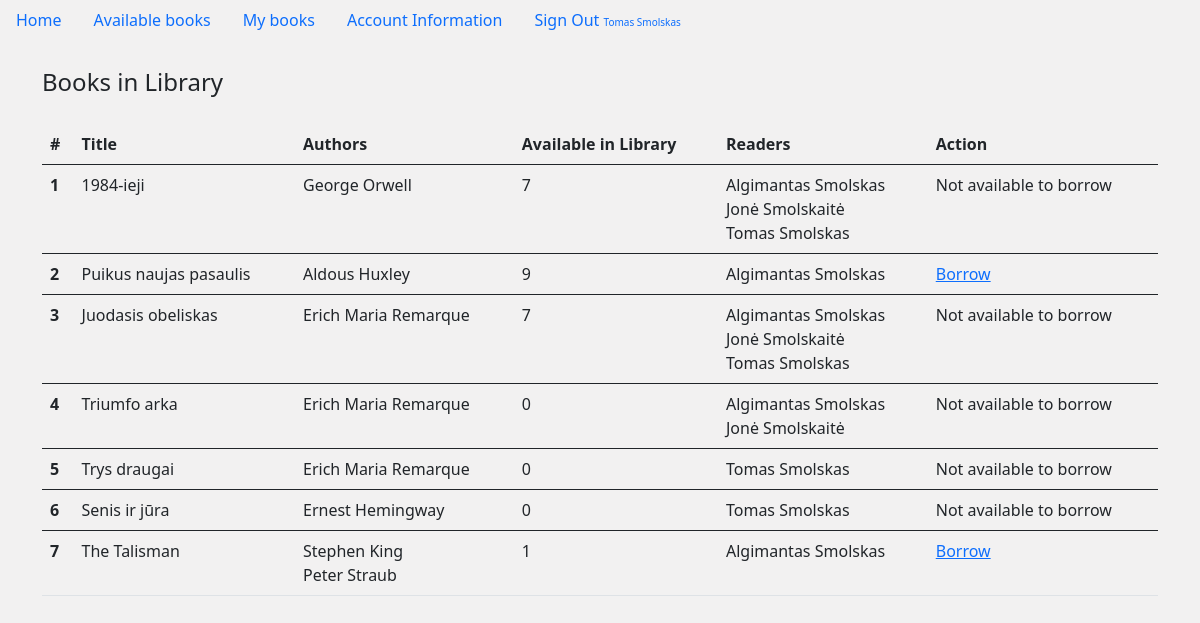
Page /available_books (signed in) on the earlier database version.
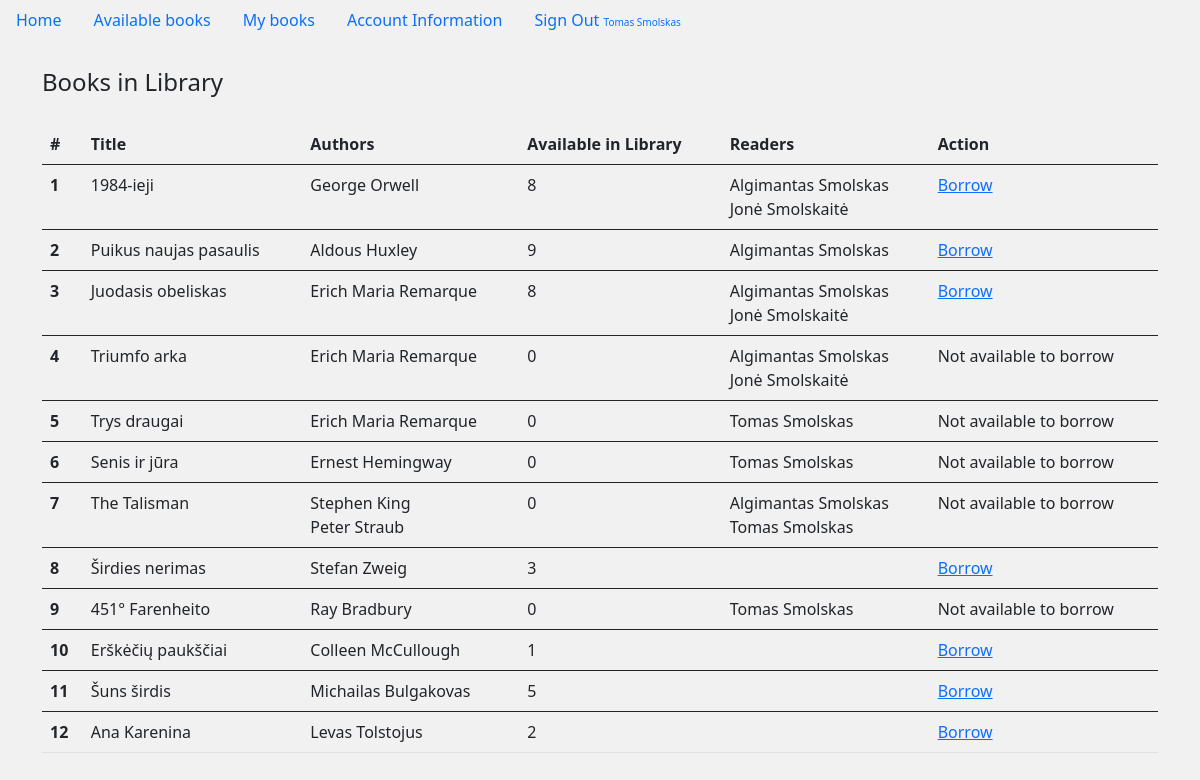
Same page on the later database version.
### main.py (models this page shows)
class User(db.Model, UserMixin):
    __tablename__ = 'user'
    id = db.Column(db.Integer, primary_key=True)
    first_name = db.Column(db.String(100), nullable=False)
    last_name = db.Column(db.String(100), nullable=False)
    email_address = db.Column(db.String(100), nullable=False, unique=True)
    password = db.Column(db.String(100), nullable=False)
    books = db.relationship('Book', secondary=helper_table_2, back_populates='readers')
    is_admin = db.Column(db.Boolean, nullable=False, default=False)

class Book(db.Model):
    __tablename__ = 'book'
    id = db.Column(db.Integer, primary_key=True)
    title = db.Column(db.String(300))
    authors = db.relationship('Author', secondary=helper_table, back_populates='books')
    readers = db.relationship('User', secondary=helper_table_2, back_populates='books')
    stock = db.Column(db.Integer, nullable=False, default=1)

class Author(db.Model):
    __tablename__ = 'author'
    id = db.Column(db.Integer, primary_key=True)
    first_name = db.Column(db.String(150))
    last_name = db.Column(db.String(300))
    books = db.relationship('Book', secondary=helper_table, back_populates='authors')

### main.py (the view)
@app.route('/available_books')
@login_required
def available_books():
    all_books = Book.query.all()
    return render_template('available_books.html', all_books=all_books)

### main.py (called while the page is built)
@login_manager.user_loader
def load_user(user_id):
    return User.query.get(user_id)

### templates/available_books.html
{% extends "base.html" %}
{% block content %}
{% if all_books %}
<legend class="mb-4">Books in Library</legend>
<table class="table">
    <thead>
    <tr>
        <th scope="col">#</th>
        <th scope="col">Title</th>
        <th scope="col">Authors</th>
        <th scope="col">Available in Library</th>
        <th scope="col">Readers</th>
        <th scope="col">Action</th>
    </tr>
    </thead>
    {% for book in all_books %}
    <tbody>
    <tr class="table">
        <th scope="row">{{ book.id }}</th>
        <td>{{ book.title }}</td>
        <td>
            {% for author in book.authors %}
            {{author.first_name}} {{author.last_name}}
            <br>
            {% endfor %}
        </td>
        <td>{{ book.stock }}</td>
        <td>
            {% for reader in book.readers %}
            {{reader.first_name}} {{reader.last_name}}
            <br>
            {% endfor %}
        </td>
        {% if book.stock >0  and current_user not in book.readers %}
        <td><a href="{{ url_for('borrow_book', id=book['id']) }}">Borrow</a></td>
    {% else %}
        <td>Not available to borrow</td>
    {% endif %}
    </tr>
    {% endfor %}
    </tbody>
</table>
{% endif %}
{% endblock %}

### templates/base.html (shortened to what this page needs)
<!doctype html>
<html lang="en">
<head>
    <link href="https://cdn.jsdelivr.net/npm/bootstrap@5.0.2/dist/css/bootstrap.min.css" rel="stylesheet"
>
</head>
<body>
<ul class="nav">
    <li class="nav-item">
        <a class="nav-link active" aria-current="page" href="{{ url_for('home') }}">Home</a>
    </li>
    {% if current_user.is_authenticated %}
    <li class="nav-item">
        <a class="nav-link" href="{{ url_for('available_books') }}">Available books</a>
    </li>
    <li class="nav-item">
        <a class="nav-link" href="{{ url_for('my_books') }}">My books</a>
    </li>
    <li class="nav-item">
        <a class="nav-link" href="{{ url_for('update_account_information') }}">Account Information</a>
    </li>
    <li class="nav-item">
        <a class="nav-link" href="{{ url_for('sign_out') }}"> Sign Out <font size="1rem">
            {{current_user.first_name}} {{current_user.last_name}}</font></span></a>
    </li>
    {% endif %}
</ul>
<div class="container">
    <br>
    {% block content %}
    {% endblock %}
</div>
</body>
</html>

### templates/base.html (style rules this page uses)
body { background-color: #F2F1F1 }

Differences in the rows shown:
changed Book "1984-ieji": stock "7" → "8"; loses User (first_name "Tomas", last_name "Smolskas"); stock "Not available to borrow" → "Borrow"
changed Book "Juodasis obeliskas": stock "7" → "8"; loses User (first_name "Tomas", last_name "Smolskas"); stock "Not available to borrow" → "Borrow"
changed Book "The Talisman": stock "1" → "0"; gains User (first_name "Tomas", last_name "Smolskas"); stock "Borrow" → "Not available to borrow"
added Book: id "8", title "Širdies nerimas", stock "3"
added Author: first_name "Stefan", last_name "Zweig", shown under "8"
added Book: id "9", title "451° Farenheito", stock "0", shows "Not available to borrow", User (first_name "Tomas", last_name "Smolskas")
added Author: first_name "Ray", last_name "Bradbury", shown under "9"
added Book: id "10", title "Erškėčių paukščiai", stock "1"
added Author: first_name "Colleen", last_name "McCullough", shown under "10"
added Book: id "11", title "Šuns širdis", stock "5"
added Author: first_name "Michailas", last_name "Bulgakovas", shown under "11"
added Book: id "12", title "Ana Karenina", stock "2"
added Author: first_name "Levas", last_name "Tolstojus", shown under "12"
